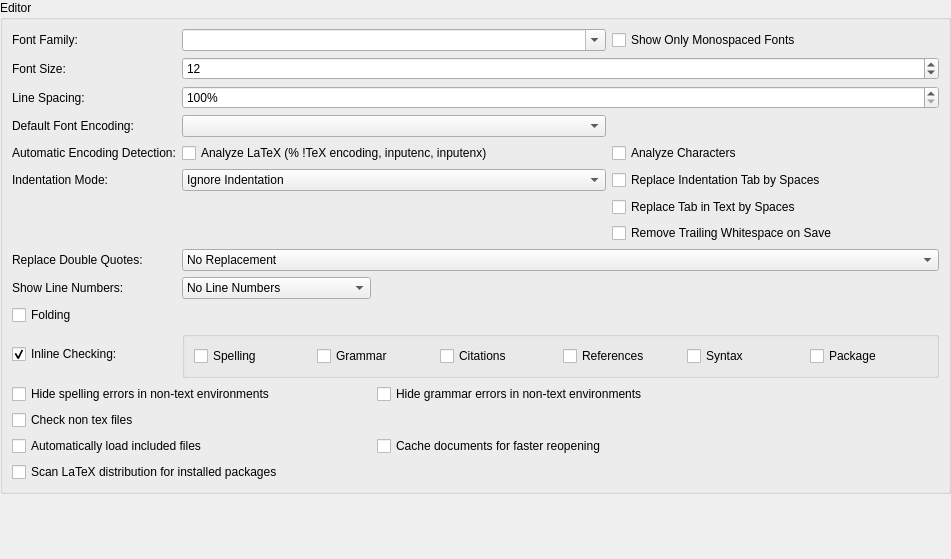
             <widget class="QWidget" name="scrollAreaWidgetContents_1">
              <property name="geometry">
               <rect>
                <x>0</x>
                <y>0</y>
                <width>951</width>
                <height>559</height>
               </rect>
              </property>
              <layout class="QGridLayout">
               <property name="leftMargin">
                <number>0</number>
               </property>
               <property name="topMargin">
                <number>0</number>
               </property>
               <property name="rightMargin">
                <number>0</number>
               </property>
               <property name="bottomMargin">
                <number>0</number>
               </property>
               <property name="spacing">
                <number>6</number>
               </property>
               <item row="3" column="0">
                <spacer name="verticalSpacer_5">
                 <property name="orientation">
                  <enum>Qt::Orientation::Vertical</enum>
                 </property>
                 <property name="sizeHint" stdset="0">
                  <size>
                   <width>20</width>
                   <height>40</height>
                  </size>
                 </property>
                </spacer>
               </item>
               <item row="1" column="0">
                <widget class="QGroupBox" name="groupBox_3">
                 <property name="title">
                  <string>Editor</string>
                 </property>
                 <layout class="QGridLayout">
                  <item row="13" column="0">
                   <widget class="QCheckBox" name="checkBoxRealTimeCheck">
                    <property name="sizePolicy">
                     <sizepolicy hsizetype="Preferred" vsizetype="Fixed">
                      <horstretch>0</horstretch>
                      <verstretch>0</verstretch>
                     </sizepolicy>
                    </property>
                    <property name="text">
                     <string>Inline Checking:</string>
                    </property>
                    <property name="checked">
                     <bool>true</bool>
                    </property>
                   </widget>
                  </item>
                  <item row="11" column="0">
                   <widget class="QLabel" name="label_33">
                    <property name="text">
                     <string>Show Line Numbers:</string>
                    </property>
                   </widget>
                  </item>
                  <item row="11" column="1">
                   <widget class="QComboBox" name="comboboxLineNumbers">
                    <item>
                     <property name="text">
                      <string>No Line Numbers</string>
                     </property>
                    </item>
                    <item>
                     <property name="text">
                      <string>All Line Numbers</string>
                     </property>
                    </item>
                    <item>
                     <property name="text">
                      <string>Only Important Line Numbers</string>
                     </property>
                    </item>
                   </widget>
                  </item>
                  <item row="15" column="0" colspan="2">
                   <widget class="QCheckBox" name="checkBoxInlineCheckNonTeXFiles">
                    <property name="text">
                     <string>Check non tex files</string>
                    </property>
                    <property name="advancedOption" stdset="0">
                     <bool>true</bool>
                    </property>
                   </widget>
                  </item>
                  <item row="17" column="0" colspan="2">
                   <widget class="QCheckBox" name="checkBoxScanInstalledLatexPackages">
                    <property name="text">
                     <string>Scan LaTeX distribution for installed packages</string>
                    </property>
                    <property name="advancedOption" stdset="0">
                     <bool>true</bool>
                    </property>
                   </widget>
                  </item>
                  <item row="12" column="0" colspan="4">
                   <widget class="QCheckBox" name="checkBoxFolding">
                    <property name="text">
                     <string>Folding</string>
                    </property>
                   </widget>
                  </item>
                  <item row="7" column="3" colspan="2">
                   <widget class="QCheckBox" name="checkBoxReplaceIndentTabByWhitespace">
                    <property name="text">
                     <string>Replace Indentation Tab by Spaces</string>
                    </property>
                   </widget>
                  </item>
                  <item row="0" column="0">
                   <widget class="QLabel" name="labelFamily">
                    <property name="text">
                     <string>Font Family:</string>
                    </property>
                   </widget>
                  </item>
                  <item row="10" column="0">
                   <widget class="QLabel" name="label_39">
                    <property name="text">
                     <string>Replace Double Quotes:</string>
                    </property>
                   </widget>
                  </item>
                  <item row="3" column="0">
                   <widget class="QLabel" name="labelEncoding">
                    <property name="sizePolicy">
                     <sizepolicy hsizetype="Minimum" vsizetype="Preferred">
                      <horstretch>0</horstretch>
                      <verstretch>0</verstretch>
                     </sizepolicy>
                    </property>
                    <property name="text">
                     <string>Default Font Encoding:</string>
                    </property>
                   </widget>
                  </item>
                  <item row="7" column="0">
                   <widget class="QLabel" name="label_30">
                    <property name="text">
                     <string>Indentation Mode:</string>
                    </property>
                   </widget>
                  </item>
                  <item row="5" column="0">
                   <widget class="QLabel" name="label_65">
                    <property name="text">
                     <string>Automatic Encoding Detection:</string>
                    </property>
                   </widget>
                  </item>
                  <item row="3" column="1" colspan="2">
                   <widget class="QComboBox" name="comboBoxEncoding"/>
                  </item>
                  <item row="5" column="1" colspan="2">
                   <widget class="QCheckBox" name="checkBoxAutoDetectEncodingFromLatex">
                    <property name="text">
                     <string>Analyze LaTeX (% !TeX encoding, inputenc, inputenx)</string>
                    </property>
                   </widget>
                  </item>
                  <item row="5" column="3" colspan="2">
                   <widget class="QCheckBox" name="checkBoxAutoDetectEncodingFromChars">
                    <property name="toolTip">
                     <string>can only decide between utf16/utf-8 and ISO 8859-1 !</string>
                    </property>
                    <property name="text">
                     <string>Analyze Characters</string>
                    </property>
                   </widget>
                  </item>
                  <item row="0" column="1" colspan="2">
                   <widget class="QComboBox" name="comboBoxFont">
                    <property name="editable">
                     <bool>true</bool>
                    </property>
                   </widget>
                  </item>
                  <item row="1" column="1" colspan="4">
                   <widget class="QSpinBox" name="spinBoxSize">
                    <property name="minimum">
                     <number>1</number>
                    </property>
                    <property name="value">
                     <number>12</number>
                    </property>
                   </widget>
                  </item>
                  <item row="2" column="1" colspan="4">
                   <widget class="QSpinBox" name="spinBoxLineSpacingPercent">
                    <property name="suffix">
                     <string>%</string>
                    </property>
                    <property name="minimum">
                     <number>100</number>
                    </property>
                    <property name="maximum">
                     <number>500</number>
                    </property>
                    <property name="singleStep">
                     <number>10</number>
                    </property>
                    <property name="advancedOption" stdset="0">
                     <bool>true</bool>
                    </property>
                   </widget>
                  </item>
                  <item row="1" column="0">
                   <widget class="QLabel" name="labelSize">
                    <property name="text">
                     <string>Font Size:</string>
                    </property>
                   </widget>
                  </item>
                  <item row="2" column="0">
                   <widget class="QLabel" name="label_2">
                    <property name="text">
                     <string>Line Spacing:</string>
                    </property>
                    <property name="advancedOption" stdset="0">
                     <bool>true</bool>
                    </property>
                   </widget>
                  </item>
                  <item row="10" column="1" colspan="4">
                   <widget class="QComboBox" name="comboBoxReplaceQuotes">
                    <item>
                     <property name="text">
                      <string>No Replacement</string>
                     </property>
                    </item>
                    <item>
                     <property name="text">
                      <string>English Quotes:  `` ''</string>
                     </property>
                    </item>
                    <item>
                     <property name="text">
                      <string>French Quotes:  &quot;&lt; &quot;&gt;</string>
                     </property>
                    </item>
                    <item>
                     <property name="text">
                      <string>German Quotes:  &quot;` &quot;'</string>
                     </property>
                    </item>
                    <item>
                     <property name="text">
                      <string>French Quotes (babel): \og{} \fg{}</string>
                     </property>
                    </item>
                    <item>
                     <property name="text">
                      <string>Reverse French Quotes: &quot;&gt; &quot;&lt;</string>
                     </property>
                    </item>
                    <item>
                     <property name="text">
                      <string>Package csquotes: \enquote{  }</string>
                     </property>
                    </item>
                    <item>
                     <property name="text">
                      <string>English Quotes (unicode): “ ”</string>
                     </property>
                    </item>
                    <item>
                     <property name="text">
                      <string>Polish Quotes: ,, ''</string>
                     </property>
                    </item>
                    <item>
                     <property name="text">
                      <string>Polish Quotes (unicode): „ ”</string>
                     </property>
                    </item>
                   </widget>
                  </item>
                  <item row="0" column="3" colspan="2">
                   <widget class="QCheckBox" name="checkBoxShowOnlyMonospacedFonts">
                    <property name="text">
                     <string>Show Only Monospaced Fonts</string>
                    </property>
                   </widget>
                  </item>
                  <item row="7" column="1" colspan="2">
                   <widget class="QComboBox" name="comboBoxAutoIndent">
                    <property name="advancedOption" stdset="0">
                     <bool>false</bool>
                    </property>
                    <item>
                     <property name="text">
                      <string>Ignore Indentation</string>
                     </property>
                    </item>
                    <item>
                     <property name="text">
                      <string>Keep Indentation</string>
                     </property>
                    </item>
                    <item>
                     <property name="text">
                      <string>Indent and Unindent Automatically</string>
                     </property>
                    </item>
                   </widget>
                  </item>
                  <item row="13" column="1" colspan="4">
                   <widget class="QGroupBox" name="groupBoxInlineChecking">
                    <property name="sizePolicy">
                     <sizepolicy hsizetype="Expanding" vsizetype="Preferred">
                      <horstretch>0</horstretch>
                      <verstretch>0</verstretch>
                     </sizepolicy>
                    </property>
                    <property name="title">
                     <string/>
                    </property>
                    <layout class="QHBoxLayout" name="horizontalLayout_4">
                     <item>
                      <widget class="QCheckBox" name="checkBoxInlineSpellCheck">
                       <property name="text">
                        <string>Spelling</string>
                       </property>
                      </widget>
                     </item>
                     <item>
                      <widget class="QCheckBox" name="checkBoxInlineGrammarCheck">
                       <property name="text">
                        <string>Grammar</string>
                       </property>
                      </widget>
                     </item>
                     <item>
                      <widget class="QCheckBox" name="checkBoxInlineCitationCheck">
                       <property name="text">
                        <string>Citations</string>
                       </property>
                      </widget>
                     </item>
                     <item>
                      <widget class="QCheckBox" name="checkBoxInlineReferenceCheck">
                       <property name="text">
                        <string>References</string>
                       </property>
                      </widget>
                     </item>
                     <item>
                      <widget class="QCheckBox" name="checkBoxInlineSyntaxCheck">
                       <property name="text">
                        <string>Syntax</string>
                       </property>
                      </widget>
                     </item>
                     <item>
                      <widget class="QCheckBox" name="checkBoxInlinePackageCheck">
                       <property name="text">
                        <string>Package</string>
                       </property>
                      </widget>
                     </item>
                    </layout>
                   </widget>
                  </item>
                  <item row="8" column="3" colspan="2">
                   <widget class="QCheckBox" name="checkBoxReplaceTextTabByWhitespace">
                    <property name="text">
                     <string>Replace Tab in Text by Spaces</string>
                    </property>
                   </widget>
                  </item>
                  <item row="14" column="2" colspan="3">
                   <widget class="QCheckBox" name="checkBoxHideGrammarErrorsInNonText">
                    <property name="text">
                     <string>Hide grammar errors in non-text environments</string>
                    </property>
                    <property name="advancedOption" stdset="0">
                     <bool>true</bool>
                    </property>
                   </widget>
                  </item>
                  <item row="14" column="0" colspan="2">
                   <widget class="QCheckBox" name="checkBoxHideSpellingErrorsInNonText">
                    <property name="text">
                     <string>Hide spelling errors in non-text environments</string>
                    </property>
                    <property name="advancedOption" stdset="0">
                     <bool>true</bool>
                    </property>
                   </widget>
                  </item>
                  <item row="9" column="3" colspan="2">
                   <widget class="QCheckBox" name="checkboxRemoveTrailingWsOnSave">
                    <property name="text">
                     <string>Remove Trailing Whitespace on Save</string>
                    </property>
                   </widget>
                  </item>
                  <item row="16" column="0" colspan="2">
                   <widget class="QCheckBox" name="checkBoxAutoLoad">
                    <property name="text">
                     <string>Automatically load included files</string>
                    </property>
                    <property name="advancedOption" stdset="0">
                     <bool>true</bool>
                    </property>
                   </widget>
                  </item>
                  <item row="16" column="2">
                   <widget class="QCheckBox" name="checkBoxUseCache">
                    <property name="text">
                     <string>Cache documents for faster reopening</string>
                    </property>
                    <property name="advancedOption" stdset="0">
                     <bool>true</bool>
                    </property>
                   </widget>
                  </item>
                 </layout>
                </widget>
               </item>
              </layout>
             </widget>
